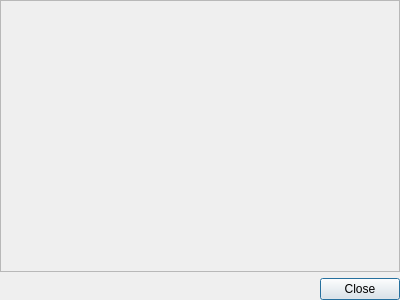
<?xml version="1.0" encoding="UTF-8"?>
<ui version="4.0">
 <class>Dialog</class>
 <widget class="QDialog" name="Dialog">
  <property name="geometry">
   <rect>
    <x>0</x>
    <y>0</y>
    <width>400</width>
    <height>300</height>
   </rect>
  </property>
  <property name="windowTitle">
   <string>Dialog</string>
  </property>
  <layout class="QVBoxLayout" name="verticalLayout_2">
   <property name="spacing">
    <number>6</number>
   </property>
   <property name="margin">
    <number>0</number>
   </property>
   <item>
    <widget class="QScrollArea" name="scrollArea">
     <property name="widgetResizable">
      <bool>true</bool>
     </property>
     <widget class="QWidget" name="scrollAreaWidgetContents">
      <property name="geometry">
       <rect>
        <x>0</x>
        <y>0</y>
        <width>398</width>
        <height>265</height>
       </rect>
      </property>
      <layout class="QVBoxLayout" name="verticalLayout">
       <property name="spacing">
        <number>0</number>
       </property>
       <property name="margin">
        <number>0</number>
       </property>
       <item>
        <widget class="QLabel" name="figLabel">
         <property name="text">
          <string/>
         </property>
         <property name="alignment">
          <set>Qt::AlignCenter</set>
         </property>
        </widget>
       </item>
      </layout>
     </widget>
    </widget>
   </item>
   <item>
    <widget class="QDialogButtonBox" name="buttonBox">
     <property name="orientation">
      <enum>Qt::Horizontal</enum>
     </property>
     <property name="standardButtons">
      <set>QDialogButtonBox::Close</set>
     </property>
     <property name="centerButtons">
      <bool>false</bool>
     </property>
    </widget>
   </item>
  </layout>
 </widget>
 <resources/>
 <connections>
  <connection>
   <sender>buttonBox</sender>
   <signal>accepted()</signal>
   <receiver>Dialog</receiver>
   <slot>accept()</slot>
   <hints>
    <hint type="sourcelabel">
     <x>248</x>
     <y>254</y>
    </hint>
    <hint type="destinationlabel">
     <x>157</x>
     <y>274</y>
    </hint>
   </hints>
  </connection>
  <connection>
   <sender>buttonBox</sender>
   <signal>rejected()</signal>
   <receiver>Dialog</receiver>
   <slot>reject()</slot>
   <hints>
    <hint type="sourcelabel">
     <x>316</x>
     <y>260</y>
    </hint>
    <hint type="destinationlabel">
     <x>286</x>
     <y>274</y>
    </hint>
   </hints>
  </connection>
 </connections>
</ui>
